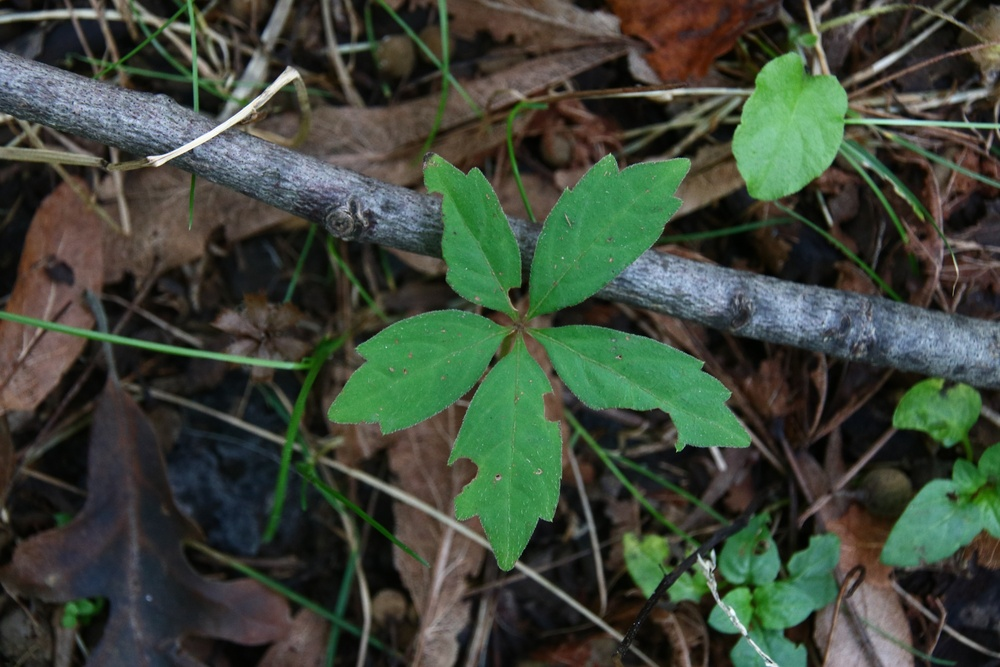
%> input picture OtherPlants/IMG_3138_2000_x_3000.jpg, 1000 x 667 px, shrunk from 3000 x 2000 before the run
$ octave --eval "result = kmean_extract_f(imread('OtherPlants/IMG_3138_2000_x_3000.jpg'));"   (GNU Octave 9; MATLAB toolbox functions it lacks are replaced by stand-ins)
%> lines starting %> are read from the running program, lines starting %| are printed output that depends on the picture; in (x1, y1, x2, y2) boxes, pixels count from 0 and x2, y2 are one past the last pixel; in counts of white or black regions, pixels touching at a corner belong together; the program's own positions count from 1


function kmeancolor = kmean_extract_f(im)

% [4 lines of commented-out code are left out]
    row = size(im,1);%row number of image
%> row = 667
    col = size(im,2);%col number of image
%> col = 1000
    cluster = 6; % 6 clusters
    [idx] = imsegkmeans(im,cluster);
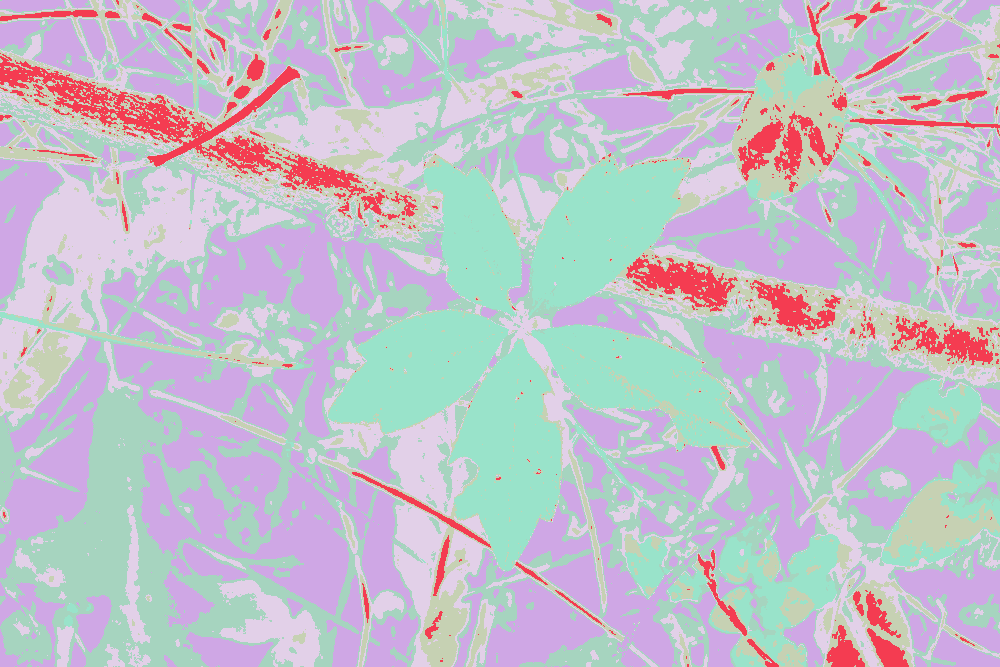
%> idx: size 667x1000 uint8; 6 distinct labels, from 1 to 6; one colour per label, 0 black
    plabel = reshape(idx,row,col);
    rgb = repmat(plabel,[1 1 3]); % change pixel label to rgb label
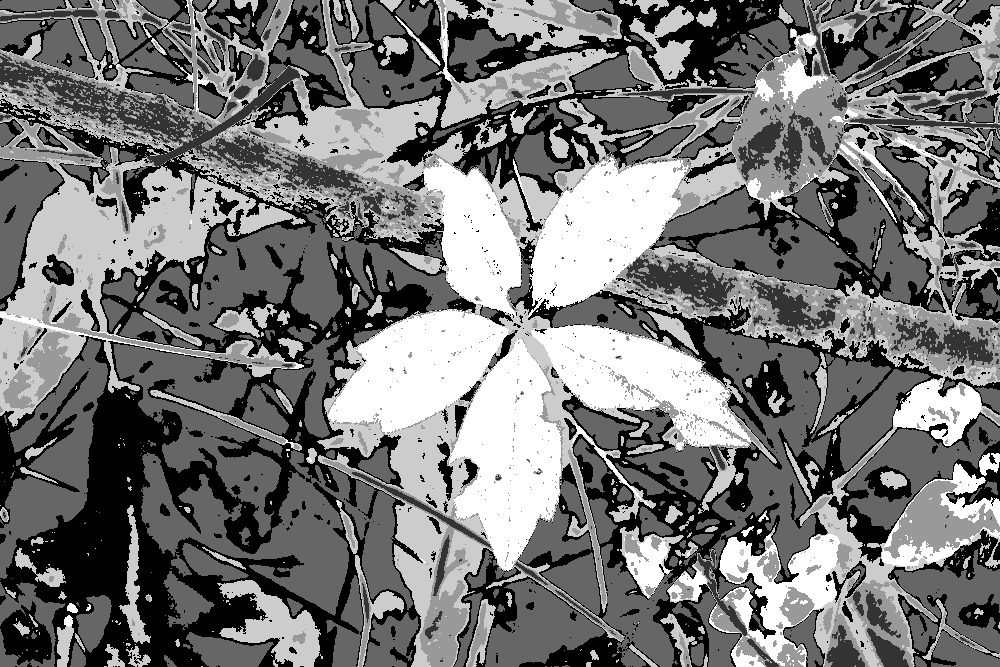
%> rgb: size 667x1000x3 uint8; min 1, max 6, mean 3.3; drawn with min black and max white
    color = im;
%> color is the input picture: size 667x1000x3 uint8; mean R, G, B 62.2, 71.7, 57.9
    color(rgb ~= 2) = 0;
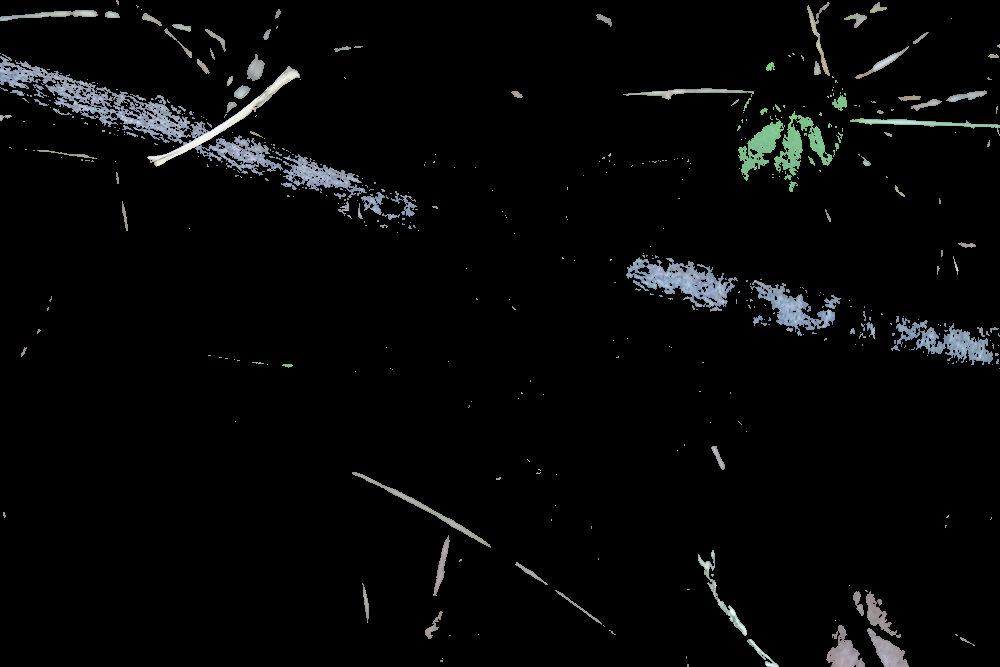
%> color: size 667x1000x3 uint8; mean R, G, B 6.8, 7.5, 7.6
    im = rgb2gray(color);
    im = imbinarize(im);
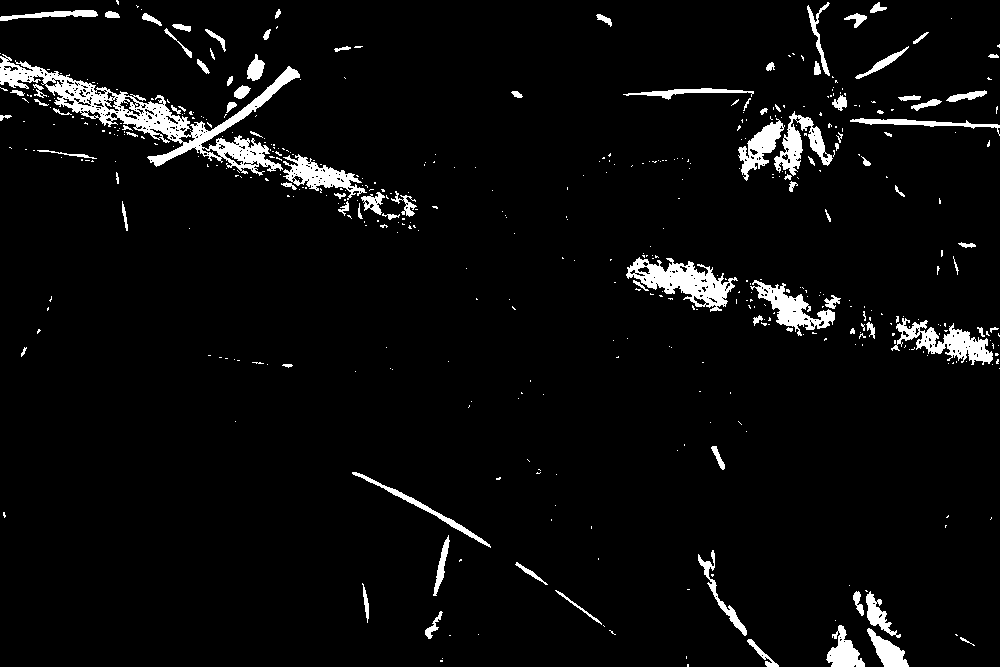
%> im: size 667x1000 logical; 4.5% white; 482 white regions (386 under 20 px), largest, box (x1, y1, x2, y2) and area: (0, 54, 300, 176) 7208, (626, 257, 738, 312) 2574, (891, 318, 993, 365) 1845
    imshow(im);
    kmeancolor = im;
end

$ run again, on OtherPlants/IMG_3162_2000_x_3000.jpg
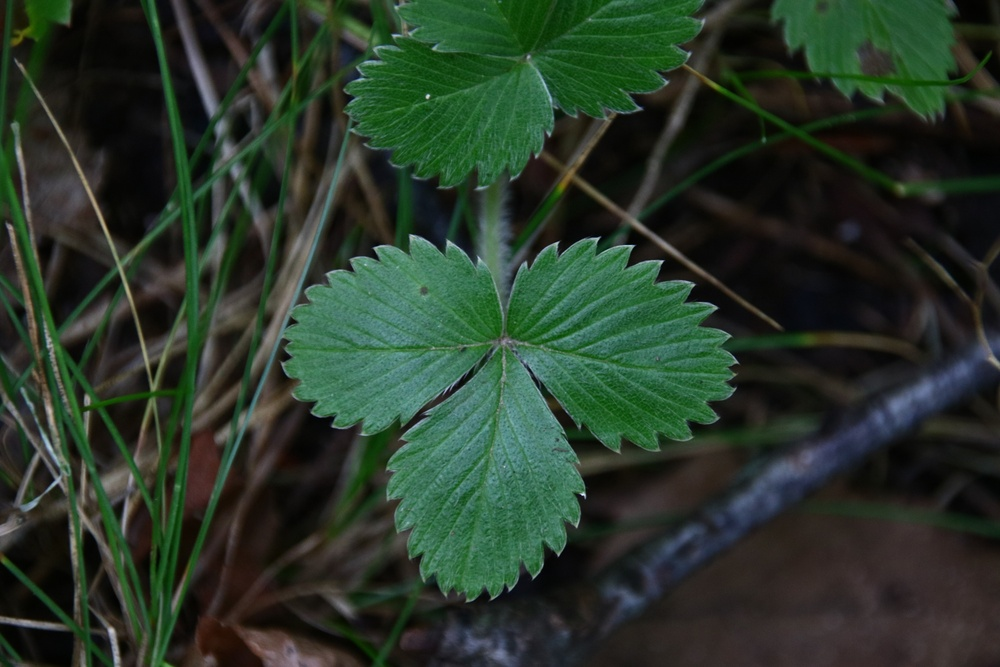
%> input picture OtherPlants/IMG_3162_2000_x_3000.jpg, 1000 x 667 px, shrunk from 3000 x 2000 before the run
%> in kmean_extract_f, `[idx] = imsegkmeans(im,cluster);`:
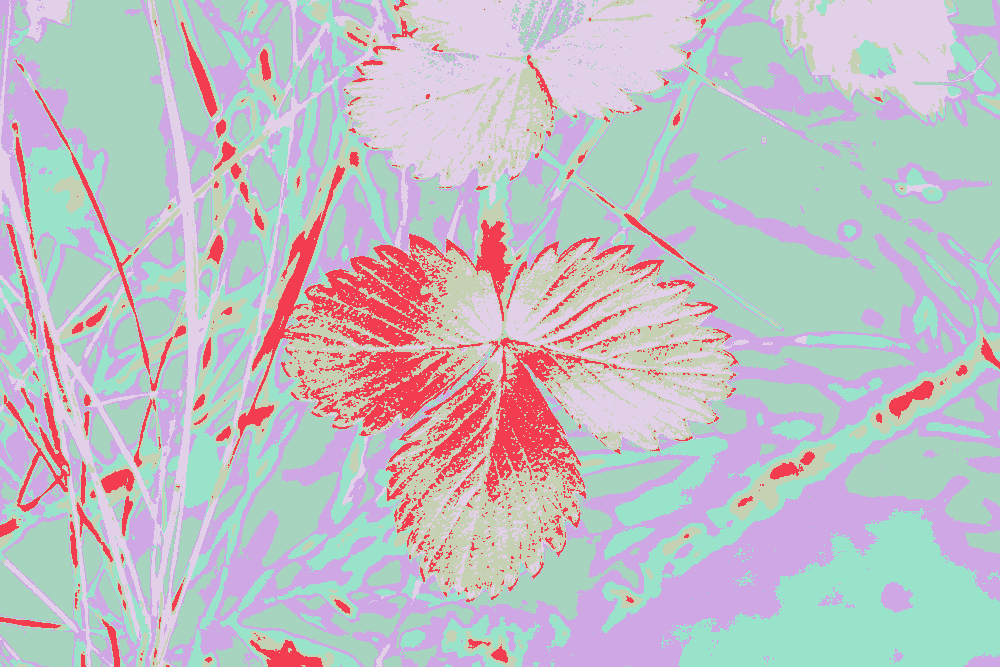
%> idx: size 667x1000 uint8; 6 distinct labels, from 1 to 6; one colour per label, 0 black
%> in kmean_extract_f, color is the input picture: size 667x1000x3 uint8; mean R, G, B 40.5, 55.3, 41.3
%> in kmean_extract_f, `im = imbinarize(im);`:
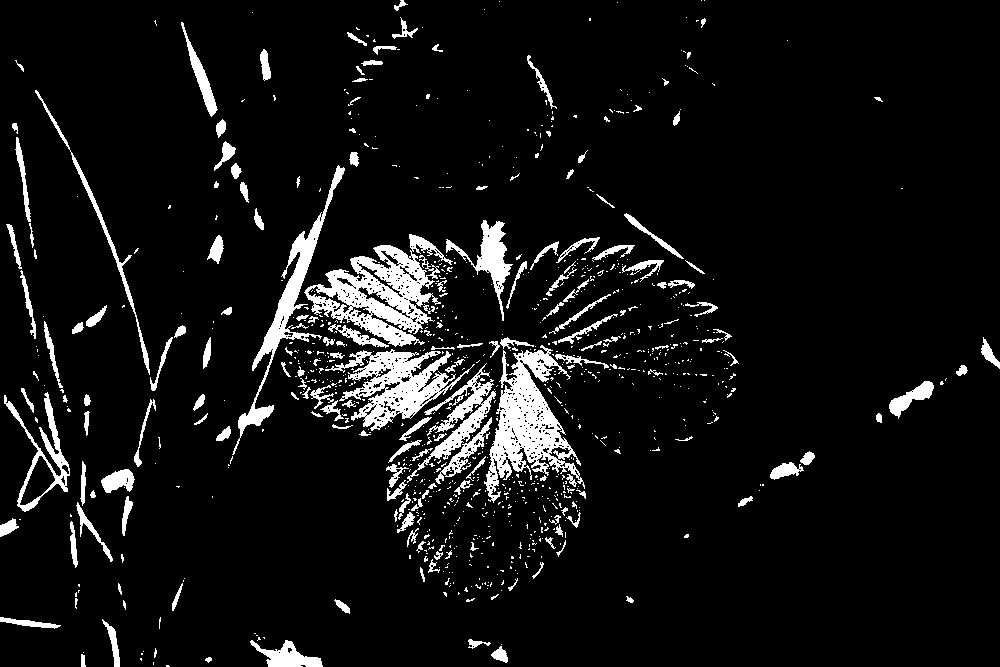
%> im: size 667x1000 logical; 7.4% white; 952 white regions (767 under 20 px), largest, box (x1, y1, x2, y2) and area: (304, 234, 453, 347) 6711, (484, 345, 585, 503) 6209, (325, 349, 475, 431) 4635

$ run again, on OtherPlants/IMG_3164_2000_x_3000.jpg
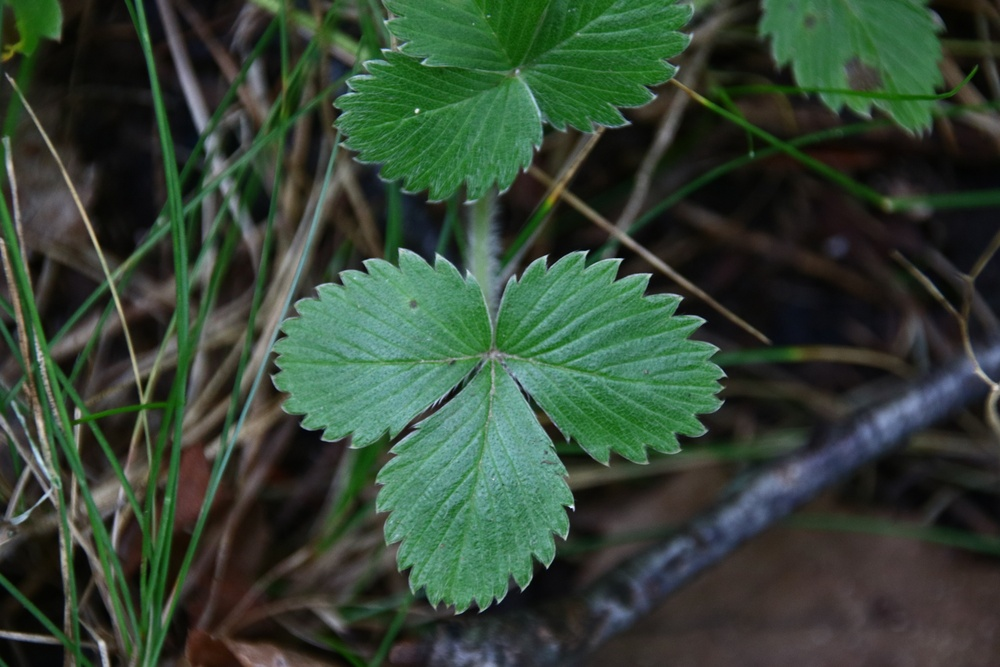
%> input picture OtherPlants/IMG_3164_2000_x_3000.jpg, 1000 x 667 px, shrunk from 3000 x 2000 before the run
%> in kmean_extract_f, `[idx] = imsegkmeans(im,cluster);`:
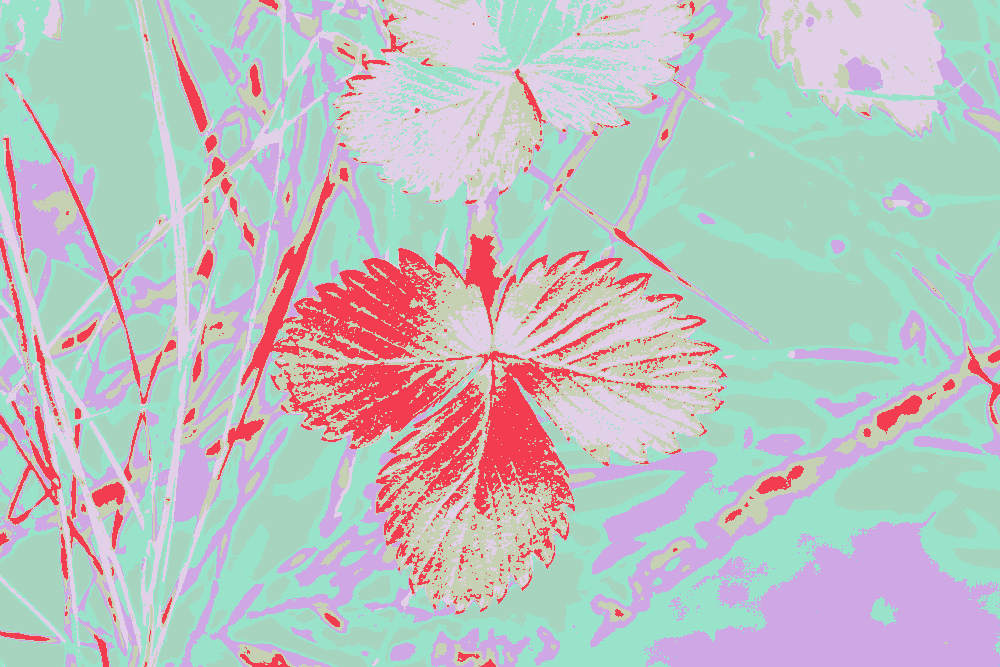
%> idx: size 667x1000 uint8; 6 distinct labels, from 1 to 6; one colour per label, 0 black
%> in kmean_extract_f, color is the input picture: size 667x1000x3 uint8; mean R, G, B 52.4, 69.1, 53.2
%> in kmean_extract_f, `im = imbinarize(im);`:
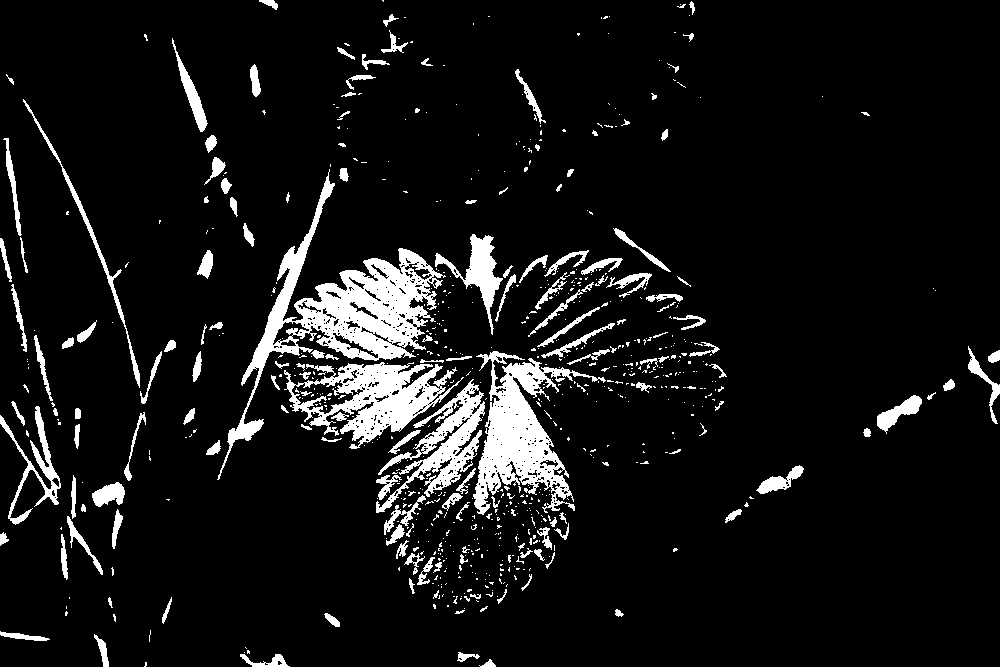
%> im: size 667x1000 logical; 8.4% white; 732 white regions (572 under 20 px), largest, box (x1, y1, x2, y2) and area: (217, 169, 446, 480) 12446, (473, 351, 606, 515) 7917, (284, 362, 464, 449) 6448

$ run again, on OtherPlants/IMG_3170_2000_x_3000.jpg
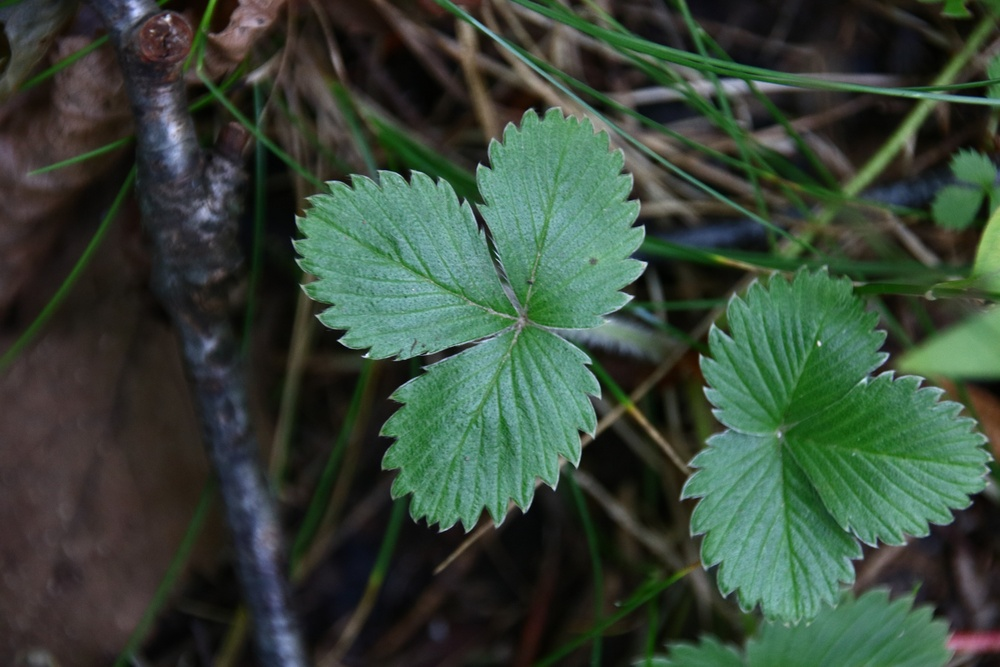
%> input picture OtherPlants/IMG_3170_2000_x_3000.jpg, 1000 x 667 px, shrunk from 3000 x 2000 before the run
%> in kmean_extract_f, `[idx] = imsegkmeans(im,cluster);`:
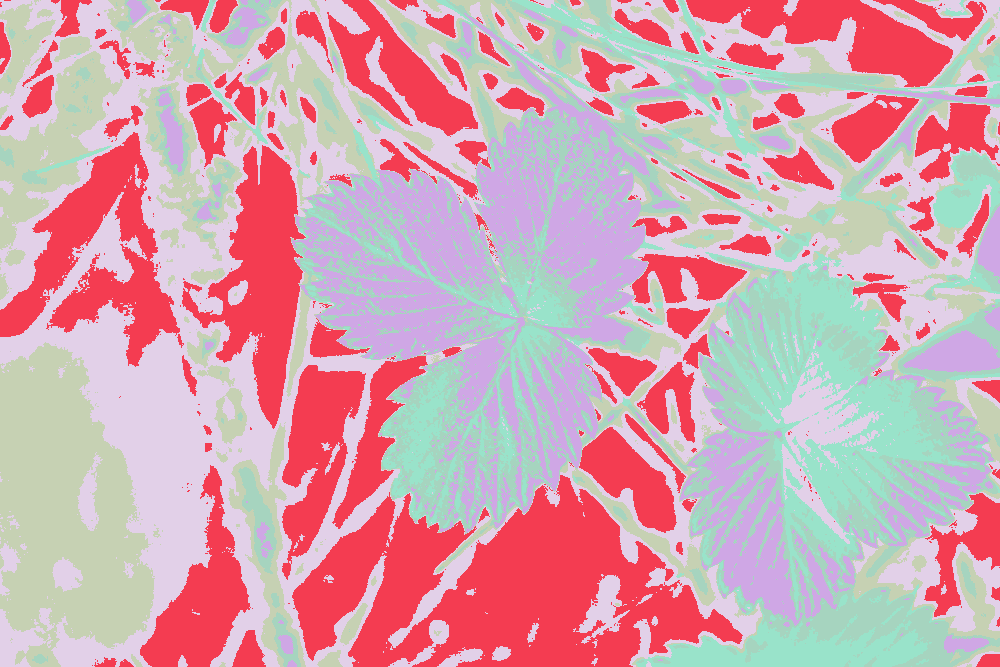
%> idx: size 667x1000 uint8; 6 distinct labels, from 1 to 6; one colour per label, 0 black
%> in kmean_extract_f, color is the input picture: size 667x1000x3 uint8; mean R, G, B 55.5, 70.8, 56.9
%> in kmean_extract_f, `im = imbinarize(im);`:
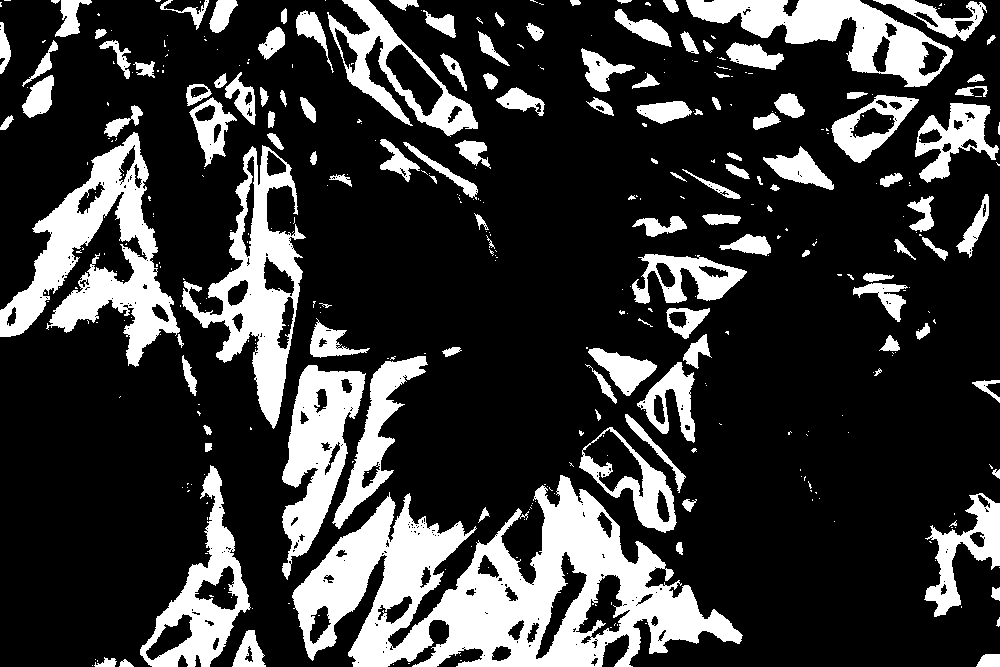
%> im: size 667x1000 logical; 22.6% white; 391 white regions (265 under 20 px), largest, box (x1, y1, x2, y2) and area: (292, 475, 743, 667) 39790, (0, 132, 180, 367) 15023, (182, 145, 306, 429) 11337
